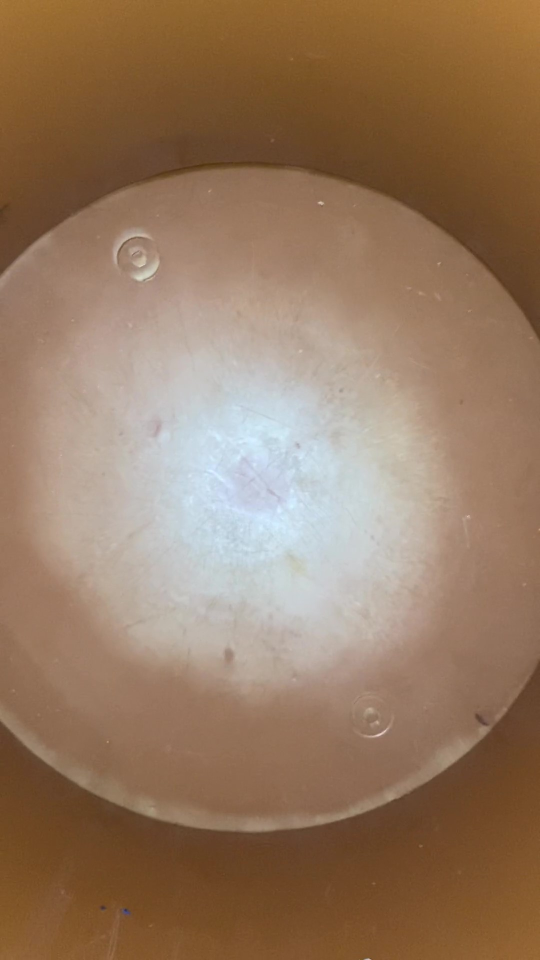
#> input picture AllCombined/pictures/IMG_1824_Moment.jpg, 1080 x 1920 px (shown at 1/2 size); its folder holds only this picture in this run
$ python -i edge_detection1.py   (imports and definitions only)
#> lines starting #> are read from the running program, lines starting #| are printed output that depends on the picture; after the words box and inside, x2 and y2 are one past the last pixel; in counts of white or black regions, pixels touching at a corner belong together; long printed decimals are rounded
#> further down, picture is the input picture: shape (1920, 1080, 3); mean B, G, R 97.1, 121.5, 149.9
### AllCombined/isolate.py
import numpy as np
import cv2
def findBackPlate(img,dp,min_dist,param1,param2,min_radius,max_radius):
    try:
        grey = img.copy()
        grey= cv2.cvtColor(grey, cv2.COLOR_BGR2GRAY)
        output = img.copy()
        #Finds all cirlces, with specific perimeters
        circles = cv2.HoughCircles(grey, cv2.HOUGH_GRADIENT, dp, min_dist,param1=param1,param2=param2,minRadius=min_radius,maxRadius=max_radius)
        #If circles are present:
        if circles is not None and len(circles[0]) < 2:
            #Converts all circle parameters to int
            circles = np.round(circles[0, :]).astype("int")
                # loop over the (x, y) coordinates and radius of the circles
            for (x, y, r) in circles:
                # draw the circle in the output image, then draw a rectangle
                # corresponding to the center of the circle
                cv2.circle(output, (x, y), r, (0, 0, 0), -1)
                cv2.rectangle(output, (x - 5, y - 5), (x + 5, y + 5), (0, 128, 255), -1)
                #print(r)
    except:
        output = img
    return (output)

### AllCombined/edge_detection1.py
import cv2
import numpy as np
import glob
import isolate
from matplotlib import pyplot as plt
def checkForRoots(img):
    img = cv2.resize(img, (int(img.shape[1]/3), int(img.shape[0]/3)))
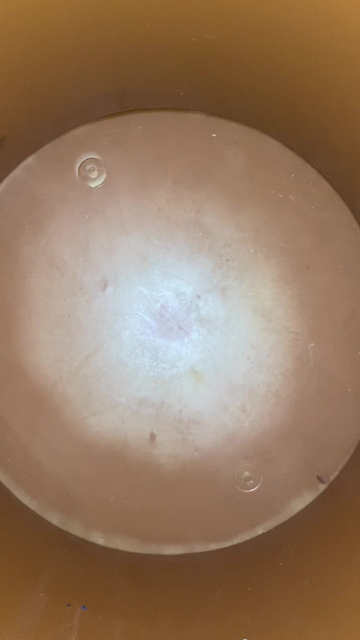
#> img: shape (640, 360, 3); mean of channels 0, 1, 2 97.1, 121.5, 149.9; drawn as B, G, R
    imgCopy = img.copy()
    img = isolate.findBackPlate(img,1.4,200,180,90,50,int(imgCopy.shape[1]/1.1))
#> in findBackPlate, `grey= cv2.cvtColor(grey, cv2.COLOR_BGR2GRAY)`:
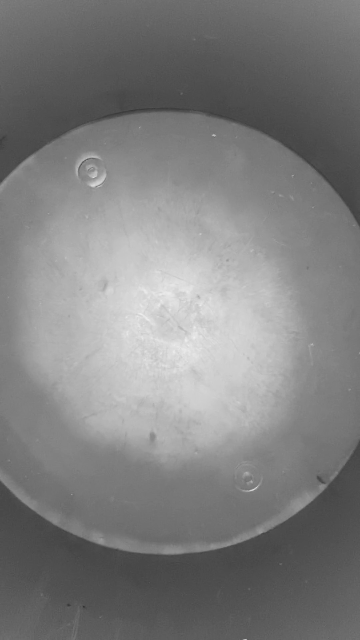
#> grey: shape (640, 360); min 50, max 239, mean 127.2
#> in findBackPlate, `circles = cv2.HoughCircles(grey, cv2.HOUGH_GRADIENT, dp, min_dist,para..`: circles = None
    img = isolate.findBackPlate(img,1.4,250,200,78,40,int(imgCopy.shape[1]/1.1))
    edges = cv2.Canny(img,100,200)
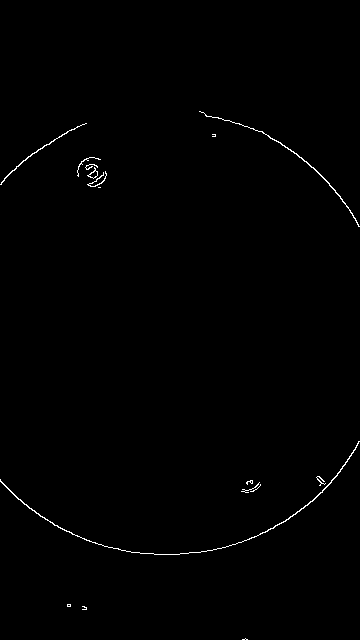
#> edges: shape (640, 360); 0.53% white in thin lines or dots, all inside (x1, y1, x2, y2) = (0, 111, 360, 640)
    plt.subplot(131),plt.imshow(img,cmap = 'gray')
    plt.title('Original Image'), plt.xticks([]), plt.yticks([])
    edges = edges[0:int(edges.shape[0]/2), 0:edges.shape[1]]
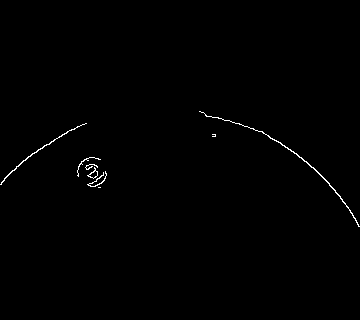
#> edges: shape (320, 360); 0.5% white in thin lines or dots, all inside (x1, y1, x2, y2) = (0, 111, 360, 227)

    hist = cv2.calcHist([edges],[0],None,[256],[0,256])
#> hist = 256 values, max 114620 at index 0, min 0 at index 1, mean 450
    plt.subplot(132),plt.imshow(edges,cmap = 'gray')
    plt.title('Edges Image'), plt.xticks([]), plt.yticks([])

    plt.show()
    cv2.waitKey()
    print(hist[-1]/hist[0])
#| [0.00506]
    return (hist[-1]/hist[0] < 0.012)

>>> import cv2
>>> picture = cv2.imread('pictures/IMG_1824_Moment.jpg')
>>> result = checkForRoots(picture)
#> result = [True]

$ run again, on AllCombined/pictures/YNothingWrong_1.jpg
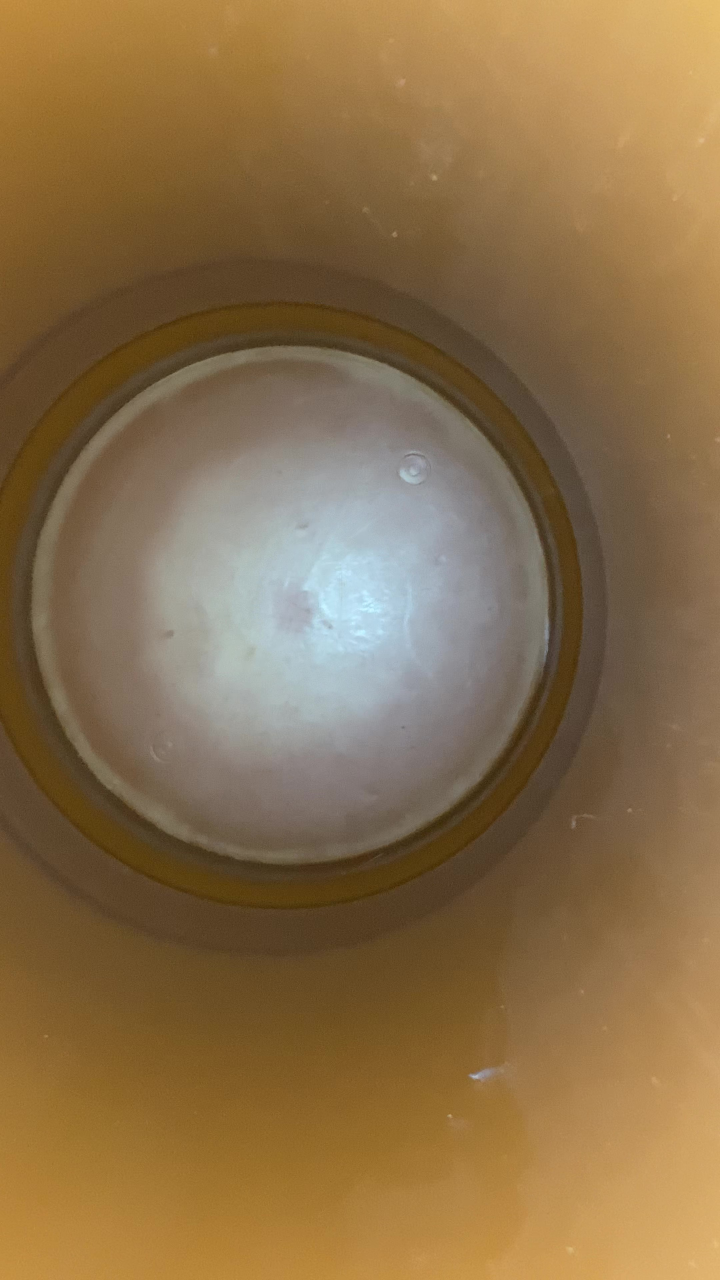
#> input picture AllCombined/pictures/YNothingWrong_1.jpg, 2160 x 3840 px (shown at 1/3 size)
#> picture is the input picture: shape (3840, 2160, 3); mean B, G, R 73.8, 110.9, 137.9
#> in findBackPlate, `grey= cv2.cvtColor(grey, cv2.COLOR_BGR2GRAY)`:
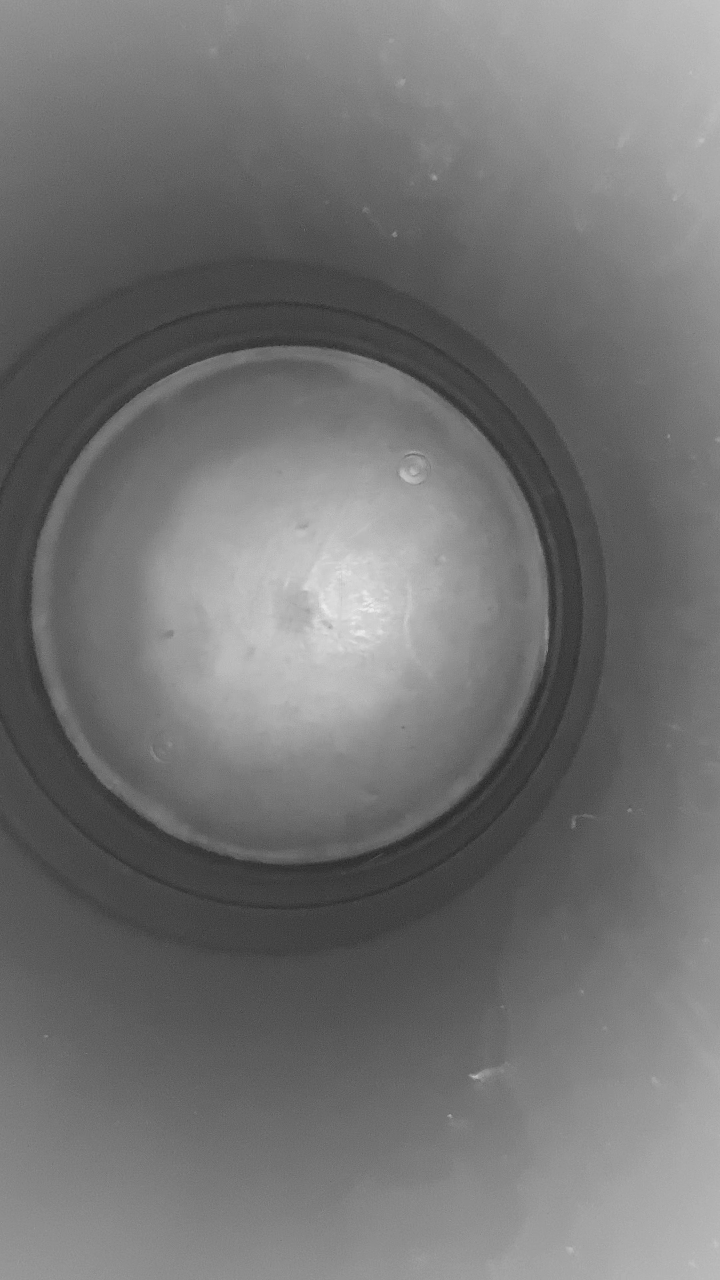
#> grey: shape (1280, 720); min 38, max 238, mean 114.8
#> circles = None
#> in checkForRoots, `edges = edges[0:int(edges.shape[0]/2), 0:edges.shape[1]]`:
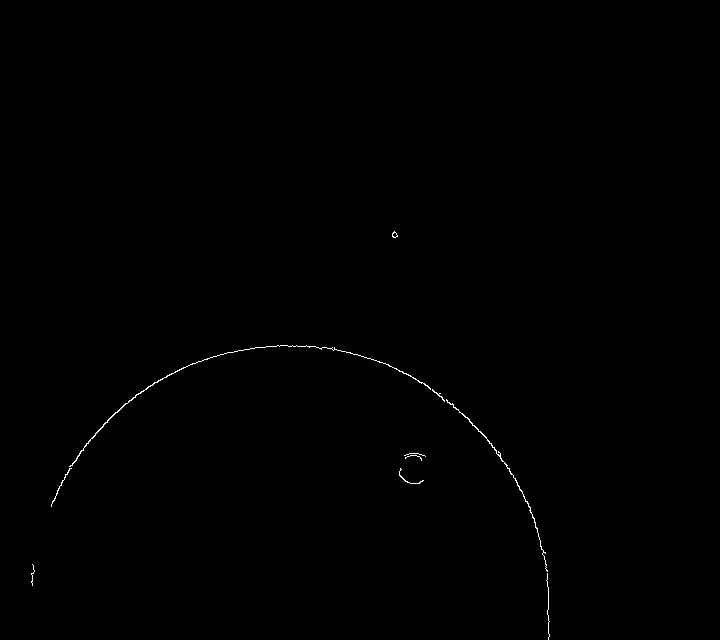
#> edges: shape (640, 720); 0.22% white in thin lines or dots, all inside (x1, y1, x2, y2) = (31, 231, 550, 640)
#> hist = 256 values, max 459769 at index 0, min 0 at index 1, mean 1800
#| [0.002242]
#> result = [True]

$ run again, on AllCombined/pictures/ads.jpg
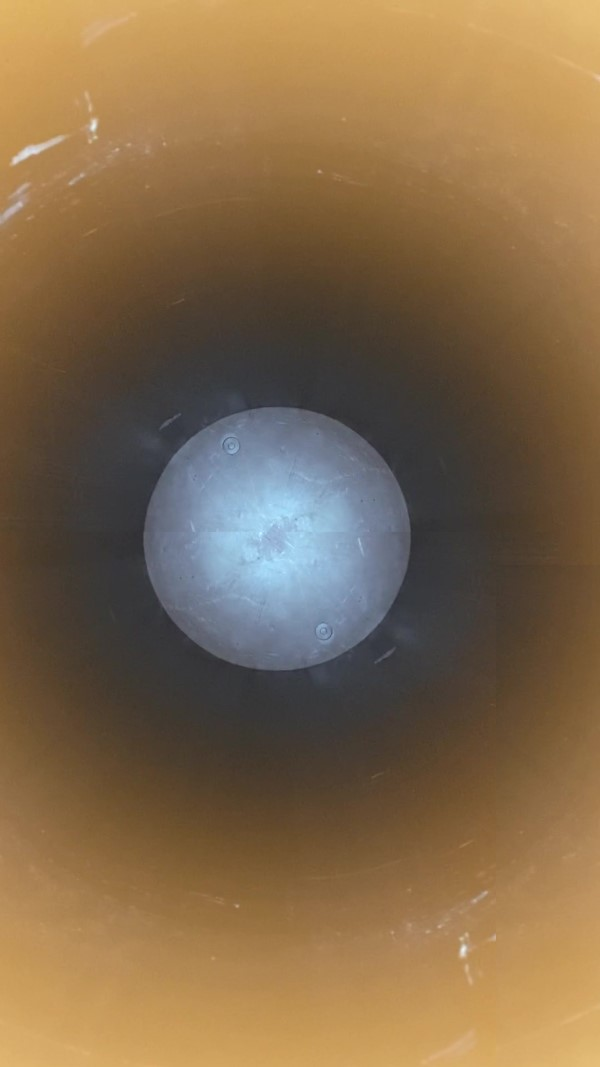
#> input picture AllCombined/pictures/ads.jpg, 600 x 1067 px
#> picture is the input picture: shape (1067, 600, 3); mean B, G, R 75.8, 105.8, 130.2
#> circles = None
#> in checkForRoots, `edges = edges[0:int(edges.shape[0]/2), 0:edges.shape[1]]`:
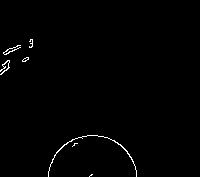
#> edges: shape (177, 200); 0.83% white in thin lines or dots, all inside (x1, y1, x2, y2) = (0, 39, 137, 177)
#> hist = 256 values, max 35106 at index 0, min 0 at index 1, mean 138.3
#> in checkForRoots, `plt.show()`:
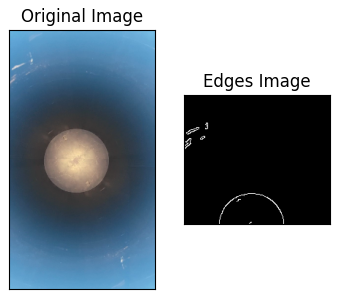
#> figure drawn by matplotlib, 2 panels
#| [0.008375]
#> result = [True]

$ run again, on AllCombined/pictures/coating13.jpg
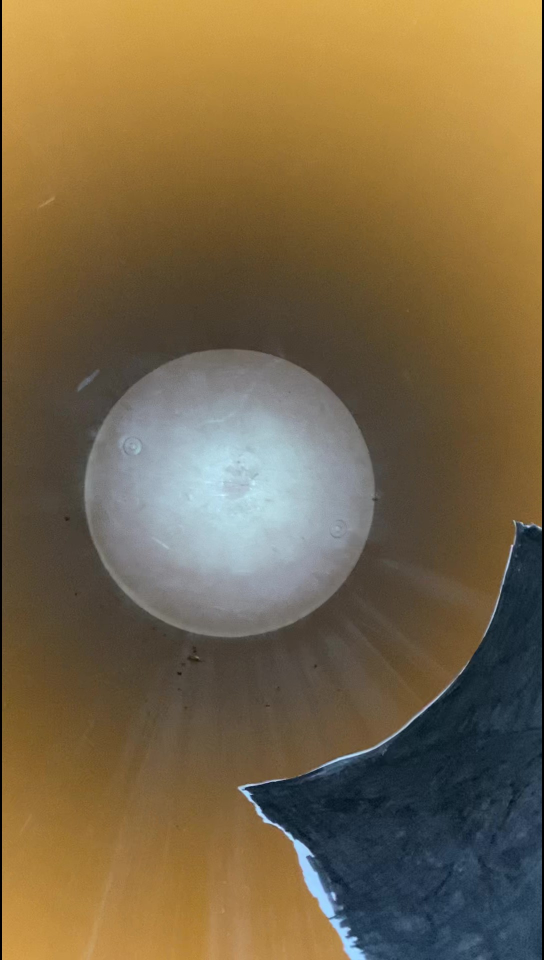
#> input picture AllCombined/pictures/coating13.jpg, 1088 x 1920 px (shown at 1/2 size)
#> picture is the input picture: shape (1920, 1088, 3); mean B, G, R 71.9, 102.6, 120.7
#> in findBackPlate, `circles = cv2.HoughCircles(grey, cv2.HOUGH_GRADIENT, dp, min_dist,para..`: circles = [[150.5, 328.3, 95.22]]
#> in findBackPlate, `circles = np.round(circles[0, :]).astype("int")`: circles = [[150, 328, 95]]
#> the loop in findBackPlate, `for (x, y, r) in circles:` made 1 pass
#> in findBackPlate (call 2), `grey= cv2.cvtColor(grey, cv2.COLOR_BGR2GRAY)`:
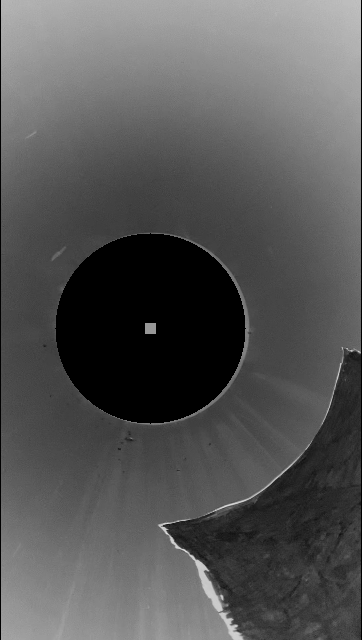
#> grey: shape (640, 362); min 0, max 222, mean 86
#> in findBackPlate (call 2), `circles = cv2.HoughCircles(grey, cv2.HOUGH_GRADIENT, dp, min_dist,para..`: circles = [[150.5, 328.3, 95.16]]
#> in findBackPlate (call 2), `circles = np.round(circles[0, :]).astype("int")`: circles = [[150, 328, 95]]
#> the loop in findBackPlate (call 2), `for (x, y, r) in circles:` made 1 pass
#> in checkForRoots, `edges = edges[0:int(edges.shape[0]/2), 0:edges.shape[1]]`:
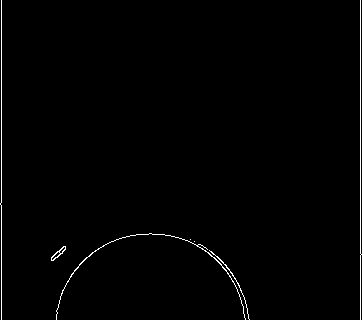
#> edges: shape (320, 362); 0.95% white in thin lines or dots
#> hist = 256 values, max 114740 at index 0, min 0 at index 1, mean 452.5
#| [0.009587]
#> result = [True]
